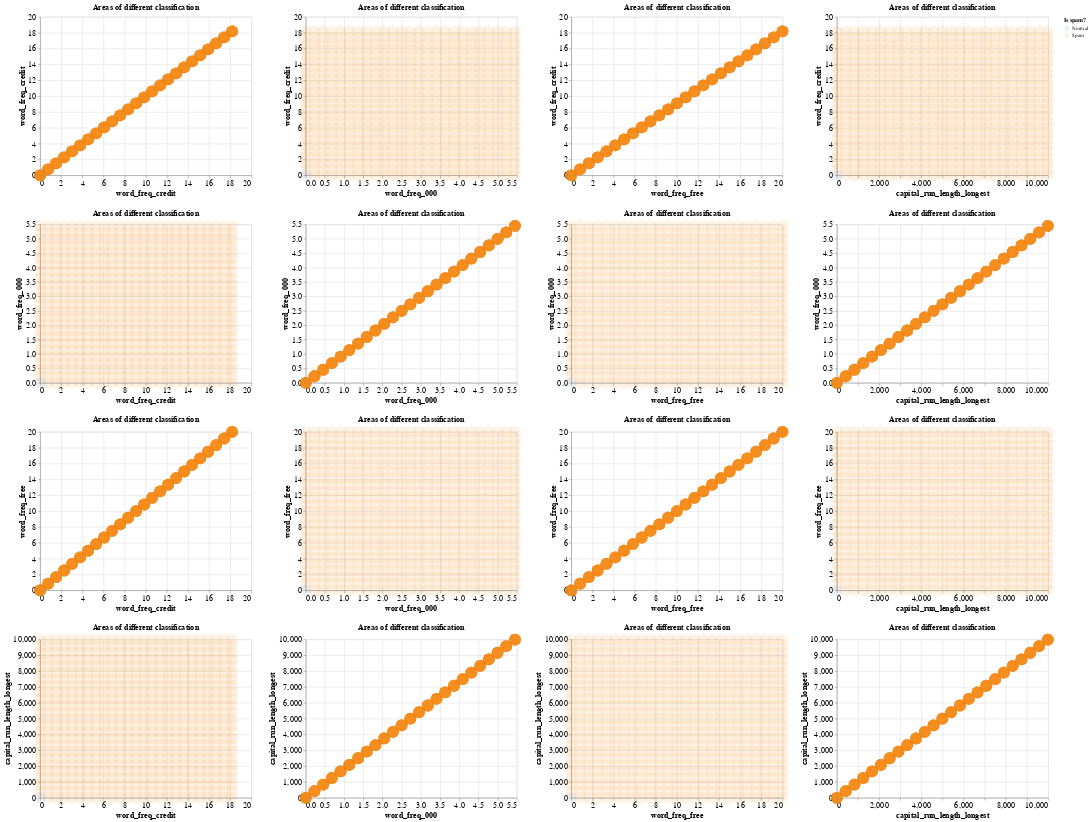

Write notebook code for a chart like this one.
### Code cell
# this is the predictions on the fake data. By blowing up the size of the circles to 500, we can effectively "shade the background" where the 
# model would have predicted spam or not spam.
knn_predictions = (alt.Chart(bkg_grid, title = "Areas of different classification").mark_circle(size = 500, opacity = 0.1).encode(
        x = alt.X(alt.repeat("column"), type = "quantitative"), 
        y = alt.Y(alt.repeat("row"), type = "quantitative"),
        color = alt.Color("predicted", title = "Is spam?"))
               .repeat(row = ["word_freq_credit", "word_freq_000","word_freq_free","capital_run_length_longest"],
                       column = ["word_freq_credit", "word_freq_000","word_freq_free","capital_run_length_longest"])
                   .configure_axis(labelFontSize = 15, titleFontSize = 15)
                   .configure_title(fontSize = 15)
               )
knn_predictions

# again because the data is so clustered in the cornner, we can't see much of what is going on. Since we are generating the data for 
# the "barrier" plot, we can do it for a set of zoomed in values (again less than 2)

### Figure 1 — Vega-Lite specification as saved in the notebook (floating-point values rounded to 4 significant figures; data arrays with more than 128 entries replaced by an {"elided": "..."} marker saying what was removed)
{"config": {"view": {"continuousWidth": 400, "continuousHeight": 300}, "axis": {"labelFontSize": 15, "titleFontSize": 15}, "title": {"fontSize": 15}}, "repeat": {"column": ["word_freq_credit", "word_freq_000", "word_freq_free", "capital_run_length_longest"], "row": ["word_freq_credit", "word_freq_000", "word_freq_free", "capital_run_length_longest"]}, "spec": {"data": {"name": "data-2e1aee79c92c650eb49be3b9c9c04533"}, "mark": {"type": "circle", "opacity": 0.1, "size": 500}, "encoding": {"color": {"field": "predicted", "title": "Is spam?", "type": "nominal"}, "x": {"field": {"repeat": "column"}, "type": "quantitative"}, "y": {"field": {"repeat": "row"}, "type": "quantitative"}}, "title": "Areas of different classification"}, "$schema": "https://vega.github.io/schema/vega-lite/v4.17.0.json", "datasets": {"data-2e1aee79c92c650eb49be3b9c9c04533": {"elided": "625 records"}}}
